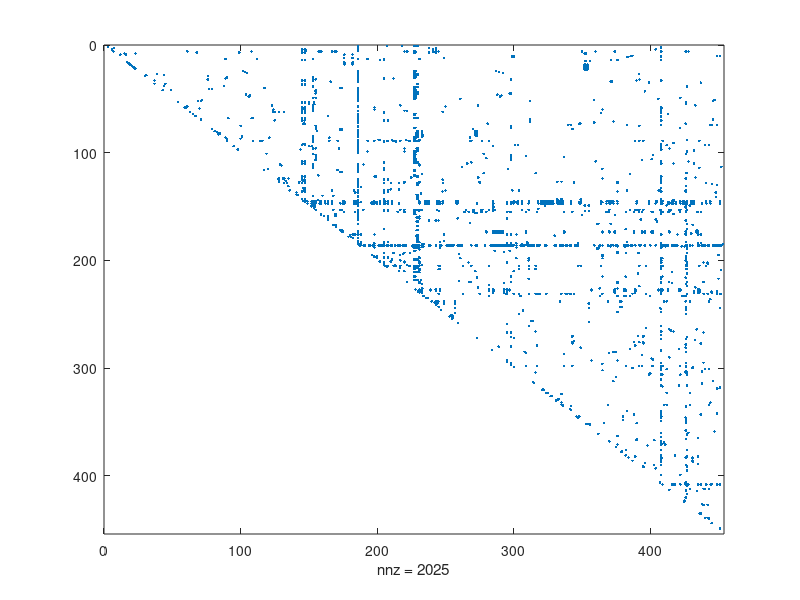
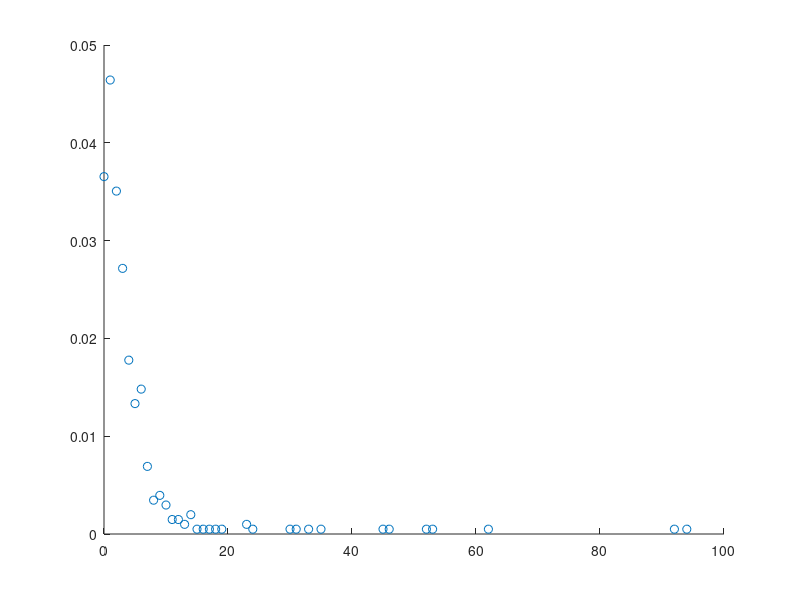
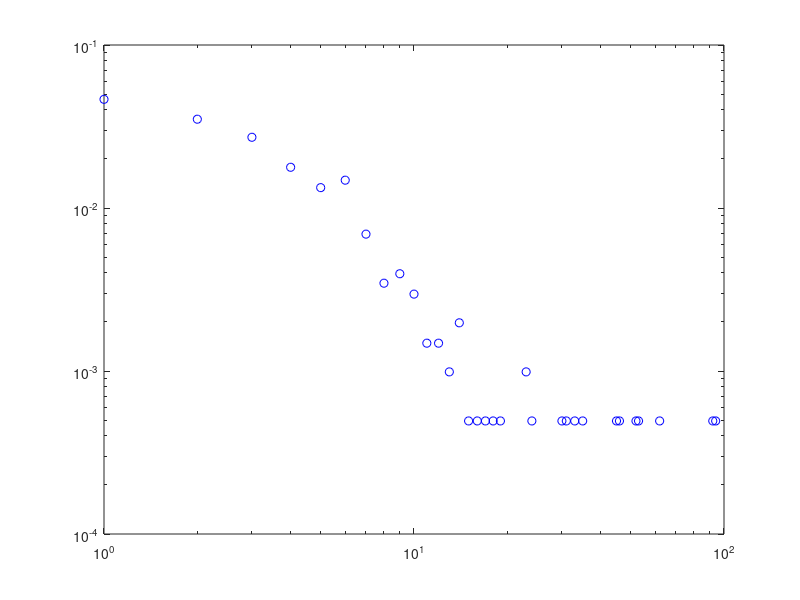

Here is the MATLAB script that generated these plots, in order:
clear all;
close all;

% Load the dataset in example
load bioCel.txt

%% Extract the number of nodes and links
nodes_firstCol = sort(bioCel(:,1));
nodes_secondCol = sort(bioCel(:,2));
nodes = [nodes_firstCol, nodes_secondCol];
nodes = unique(nodes);
n_nodes = length(nodes); % number of nodes

degree = zeros(n_nodes,2); % a n_nodes x 2 matrix with each row having nodeName --> nodeDegree
for i = 1:n_nodes
    degree(i,:) = [nodes(i), histc(bioCel(:,1),nodes(i))];
end

n_links = sum(degree(:,2));

%% Extract the PDF and the CCDM measure
A = sparse(bioCel(:,2),bioCel(:,1),ones(size(bioCel,1),1),n_nodes,n_nodes);

figure('Name','Sparse representation of the adjacency matrix')
spy(A)

% Linear PDF plot
k = unique(degree(:,2)); % all the degree types
M = length(k);
pdf = zeros(M,2); % a n_nodes x 2 matrix with each row having degree --> #Nodes with that degree

for i = 1:M
    pdf(i,:) = [k(i), histc(degree(:,2),k(i))];
end
pdf(:,2) = pdf(:,2)./n_links;

figure('Name','Linear pdf plot')
scatter(pdf(:,1),pdf(:,2));

%PDF logarithmic plot
figure('Name','Logarithmic pdf plot')
loglog(pdf(:,1),pdf(:,2),'oblue');

% % % %PDF log-binning plot
% % % degree = degree(3:length(degree));
% % % BinNum = 25; %Like professor's chart
% % % [midpoints,Freq,eFreq] = lnbin(degree, BinNum);
% % % 
% % % figure('Name','Log-binning plot')
% % % loglog(midpoints,Freq,'o');
% % % % axis([0 250 0 0.05]);

% % % %% PDF Logarithmic CCDM plot
% % % gamma = 3.5;
% % % k = k(3:length(k));
% % % M = length(k);
% % % ccdm_pdf_35 = zeros(1,M);
% % % for i = 1:M
% % %     ccdm_pdf_35(i) = k(i)^(1-gamma);
% % % end
% % % 
% % % %With ML estimation
% % % k_min = min(k);
% % % den = log(degree(1)/k_min);
% % % i=2;
% % % while i <= N-2
% % %     if degree(i)==0
% % %         i = i+1;
% % %     else
% % %         my_log(i) = log(degree(i)/k_min);
% % % %     den = den + log(degree(i)/k_min);
% % %     end
% % %     i = i+1;
% % % end
% % % 
% % % den = sum(my_log);
% % % 
% % % gamma = 1 + sum(N-2)/den;
% % % ccdm_pdf = zeros(1,M);
% % % for i = 1:M
% % %     ccdm_pdf(i) = k(i)^(1-gamma);
% % % end
% % % 
% % % %NOTA sistema la questione dell'individuazione di gamma
% % % figure('Name','Logarithmic CCDM_35')
% % % loglog(k,ccdm_pdf_35,'o');
% % % 
% % % figure('Name','Logarithmic CCDM')
% % % loglog(k,ccdm_pdf,'o');
